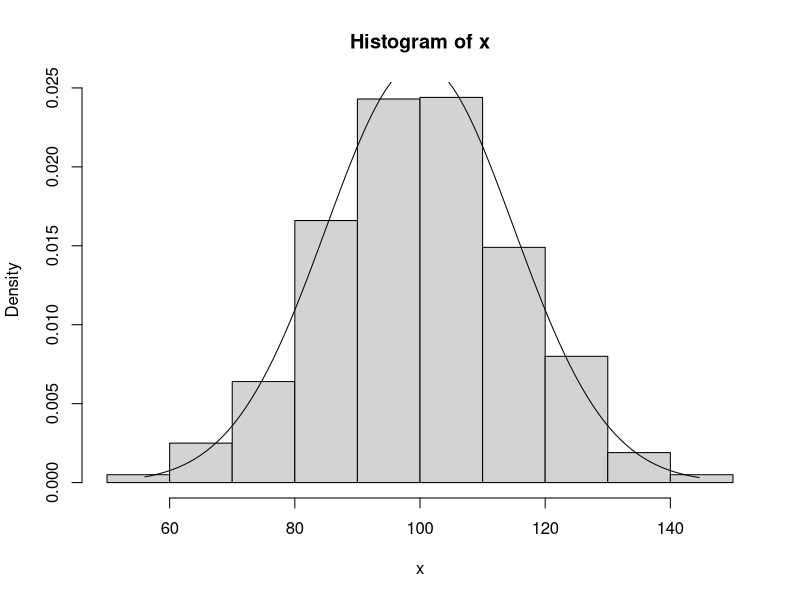

Write the R code that produced this figure. (Note: this script raises an error after producing the figure.)
# Poisson distribution----
1-ppois(3, 1.5) # P(X > 3)
1-ppois(27, 20) # P(X > 27)

ppois(2, 1) # cdf

# Exponential distribution----
dexp(2, 0.5) # pdf
pexp(2, 0.5) # cdf

mean((1-pexp(15, 1/30)))

# Binomial distribution----
# P(X=27) whtn X~Bin(100, 0.25), pmf
dbinom(27, 100, 0.25)


# CDF P(X<= 27) wher X~bin(100, 0.25)
pbinom (27, 100, 0.25)

# Uniform Distribution----
# problem 48, let t and u are id and unif(0, 1)
# find E[tu]
t<-runif(10^6, 0, 1)
u<-runif(10^6, 0, 1)
logtu <- log(t) + log(u)
#E(tU)
mean(t*u)

# E[logxy]

mean(logtu)

# What are the 10th, 20th, and so forth quantiles of 
# the Bin(10, 1/3) distribution?

qbinom(0.1, 10, 1/3)
qbinom(0.2, 10, 1/3)

#Normal distribution----
# what si P(x>19) when X~N(17.46, 375.67)

1-pnorm(19, mean = 17.46, sd=sqrt(375.87))

# what is the P(X<27.4) where X~N(50, sd= 20)
# phi((27.4-50)/20) = Phi(-1.13) = 1-Phi(1.13) = 1-.871 = 0.129

pnorm(27.4, mean=50, sd=20)


# F-1(0.95) when X ~N(100, 15^2)
#Phi((X-100)/15)=.95, from the Z table .95 lands on 1.64
# now x= 1.64*15 +100 = 124.6

qnorm(0.95, mean= 100, sd=15)

# Random Variates

x<-rnorm(1000, mean=100, sd=15) # this generates 1000 iid normal r.n
hist(x, probability = T)        # plotes their histogram
xx<- seq(min(x), max(x), length=100) # pdf of the same distribution
lines(xx, dnorm(xx, mean=100, sd=15)) # gragh the pdf

# Multivariate normal----
# given that x~N(5, 0.01)  & y~N(10, 0.04)
# corr(x, y) = 0.8
#cov(x, y) = 0.016
# A= XY and C= 2(X+Y)
# E[C]?

# creating the distribution

#-------- from Kenneth -----------#


#Prob Ch3:103a-c
#install.packages("MASS")                            # Install MASS package
library("MASS")
xy=mvrnorm(10000,c(5,10),matrix(c(0.01, 0.016, 0.016, 0.04),ncol = 2))
x=xy[,1]
y=xy[,2]
c=2*x+2*y
# E[C]
mean(c)

a=x*y
#E[A]
mean(a)

#A plate is useless
#if C is less than 29 or more than 31 in.
#What is the probability that this happens? 
sum((c>29)*(c<31))/10000

# Geometric distiribution----
x_dgeom <- seq(0, 20, by = 1)  
y_dgeom <- dgeom(x_dgeom, prob = 0.5)    # density

y_pgeom <- pgeom(x_pgeom, prob = 0.5)  # cdf

y_qgeom <- qgeom(x_qgeom, prob = 0.5)   # quantials
